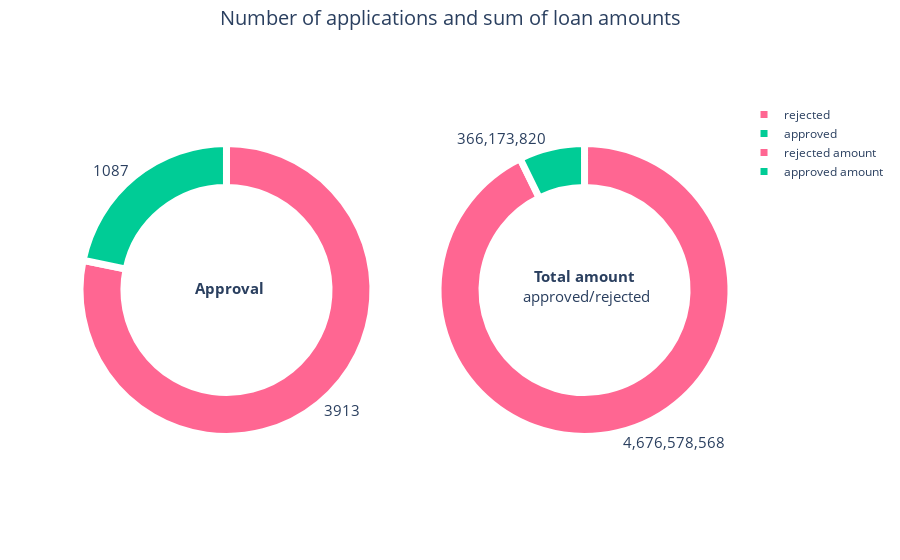

Write notebook code for a chart like this one.
### Markdown cell above
DONUT CHART

### Code cell
########### settings ###########
donut_hole = 0.7

########### Approved/Rejected PIE CHART #############
trace_approval = go.Pie(labels = pie_chart_approval_loan_names,
                            values = [approved_loan.shape[0], rejected_loan.shape[0]],
                            hole = donut_hole)

########### Approved/Rejected Amount PIE CHART #############
trace_amount = go.Pie(values= [datasink.query(select_approved_decision)[get_decision_amount].sum(),
                                 datasink.query(select_rejected_decision)[get_decision_amount].sum()],
                            labels=pie_chart_loan_amount_names,
                            hole = donut_hole,
                            name="Loan amount")

fig = make_subplots(rows=1, cols=2,
                    specs=[[{"type": "pie"}, {"type": "pie"}]],
                    column_widths=[0.5, 0.5],
                    #vertical_spacing=0.001,
                    subplot_titles=("Approval", "Approved/rejected amount")
                    )

fig.add_trace(trace_approval, row=1, col=1)
fig.add_trace(trace_amount, row=1, col=2)

fig.update_traces(hoverinfo='label', textinfo='value', textfont_size=15, textposition="outside",
                  marker=dict(colors=approval_colors, line=dict(color='#FFFFFF', width=7)))
                
fig.update_annotations(yshift=20) # subplot tiltes

fig.update_layout(
    barmode='stack',
    plot_bgcolor = "white",
    #paper_bgcolor = 'lightgray',
    height=600,
    title={'text': f"Number of applications and sum of loan amounts",
          'x':0.5,
          'y':0.98,
          'xanchor': 'center',
          'font_size': 20
    },
    annotations= [
         {
            "font": {
               "size": 15
            },
            "showarrow": False,
            "text": "<b>Approval</b>",
            "x": 0.23,
            "y": 0.42
         },
         {
            "font": {
               "size": 15
            },
            "showarrow": False,
            "text": "<b>Total amount</b><br> approved/rejected",
            "x": 0.775,
            "y": 0.4
         }
      ],
      )

iplot(fig)

### Figure 1 — Plotly figure (JSON) as saved in the notebook; plotly's stock layout.template omitted (floating-point values rounded to 4 significant figures)
{"data": [{"domain": {"x": [0, 0.45], "y": [0, 1]}, "hole": 0.7, "hoverinfo": "label", "labels": ["approved", "rejected"], "marker": {"colors": ["#00CC96", "#FF6692"], "line": {"color": "#FFFFFF", "width": 7}}, "textfont": {"size": 15}, "textinfo": "value", "textposition": "outside", "type": "pie", "values": [1087, 3913]}, {"domain": {"x": [0.55, 1], "y": [0, 1]}, "hole": 0.7, "hoverinfo": "label", "labels": ["approved amount", "rejected amount"], "marker": {"colors": ["#00CC96", "#FF6692"], "line": {"color": "#FFFFFF", "width": 7}}, "name": "Loan amount", "textfont": {"size": 15}, "textinfo": "value", "textposition": "outside", "type": "pie", "values": [366173820, 4676578568]}], "layout": {"annotations": [{"font": {"size": 15}, "showarrow": false, "text": "<b>Approval</b>", "x": 0.23, "xanchor": "center", "xref": "paper", "y": 0.42, "yanchor": "bottom", "yref": "paper", "yshift": 20}, {"font": {"size": 15}, "showarrow": false, "text": "<b>Total amount</b><br> approved/rejected", "x": 0.775, "xanchor": "center", "xref": "paper", "y": 0.4, "yanchor": "bottom", "yref": "paper", "yshift": 20}], "autosize": true, "barmode": "stack", "plot_bgcolor": "white", "title": {"font": {"size": 20}, "text": "Number of applications and sum of loan amounts", "x": 0.5, "xanchor": "center", "y": 0.98}}}
